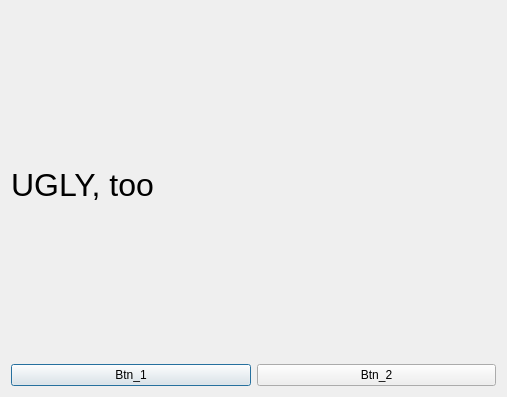
<?xml version="1.0" encoding="UTF-8"?>
<ui version="4.0">
 <class>Dialog</class>
 <widget class="QDialog" name="Dialog">
  <property name="geometry">
   <rect>
    <x>0</x>
    <y>0</y>
    <width>507</width>
    <height>397</height>
   </rect>
  </property>
  <property name="windowTitle">
   <string>Dialog</string>
  </property>
  <layout class="QVBoxLayout" name="verticalLayout_2">
   <item>
    <layout class="QVBoxLayout" name="verticalLayout">
     <item>
      <widget class="QLabel" name="label">
       <property name="font">
        <font>
         <pointsize>24</pointsize>
        </font>
       </property>
       <property name="text">
        <string>UGLY, too</string>
       </property>
      </widget>
     </item>
     <item>
      <layout class="QHBoxLayout" name="horizontalLayout">
       <item>
        <widget class="QPushButton" name="pushButton">
         <property name="text">
          <string>Btn_1</string>
         </property>
        </widget>
       </item>
       <item>
        <widget class="QPushButton" name="pushButton_2">
         <property name="text">
          <string>Btn_2</string>
         </property>
        </widget>
       </item>
      </layout>
     </item>
    </layout>
   </item>
  </layout>
 </widget>
 <resources/>
 <connections/>
</ui>
